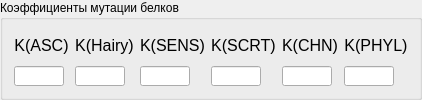
      <widget class="QGroupBox" name="groupBox_6">
       <property name="title">
        <string>Коэффициенты мутации белков</string>
       </property>
       <layout class="QGridLayout" name="gridLayout_2">
        <item row="0" column="4">
         <widget class="QLabel" name="label_12">
          <property name="maximumSize">
           <size>
            <width>500</width>
            <height>500</height>
           </size>
          </property>
          <property name="font">
           <font>
            <pointsize>12</pointsize>
           </font>
          </property>
          <property name="text">
           <string>K(CHN)</string>
          </property>
          <property name="alignment">
           <set>Qt::AlignCenter</set>
          </property>
         </widget>
        </item>
        <item row="0" column="3">
         <widget class="QLabel" name="label_11">
          <property name="maximumSize">
           <size>
            <width>500</width>
            <height>500</height>
           </size>
          </property>
          <property name="font">
           <font>
            <pointsize>12</pointsize>
           </font>
          </property>
          <property name="text">
           <string>K(SCRT)</string>
          </property>
          <property name="alignment">
           <set>Qt::AlignCenter</set>
          </property>
         </widget>
        </item>
        <item row="0" column="5">
         <widget class="QLabel" name="label_13">
          <property name="minimumSize">
           <size>
            <width>10</width>
            <height>19</height>
           </size>
          </property>
          <property name="font">
           <font>
            <pointsize>12</pointsize>
           </font>
          </property>
          <property name="text">
           <string>K(PHYL)</string>
          </property>
          <property name="alignment">
           <set>Qt::AlignCenter</set>
          </property>
         </widget>
        </item>
        <item row="1" column="1">
         <widget class="QLineEdit" name="lineEdit_ky">
          <property name="maximumSize">
           <size>
            <width>50</width>
            <height>20</height>
           </size>
          </property>
         </widget>
        </item>
        <item row="1" column="0">
         <widget class="QLineEdit" name="lineEdit_kx">
          <property name="maximumSize">
           <size>
            <width>50</width>
            <height>20</height>
           </size>
          </property>
         </widget>
        </item>
        <item row="1" column="3">
         <widget class="QLineEdit" name="lineEdit_ku">
          <property name="maximumSize">
           <size>
            <width>50</width>
            <height>20</height>
           </size>
          </property>
          <property name="alignment">
           <set>Qt::AlignLeading|Qt::AlignLeft|Qt::AlignVCenter</set>
          </property>
         </widget>
        </item>
        <item row="1" column="2">
         <widget class="QLineEdit" name="lineEdit_kz">
          <property name="maximumSize">
           <size>
            <width>50</width>
            <height>20</height>
           </size>
          </property>
         </widget>
        </item>
        <item row="0" column="0" alignment="Qt::AlignHCenter">
         <widget class="QLabel" name="label_8">
          <property name="sizePolicy">
           <sizepolicy hsizetype="Minimum" vsizetype="Minimum">
            <horstretch>0</horstretch>
            <verstretch>0</verstretch>
           </sizepolicy>
          </property>
          <property name="minimumSize">
           <size>
            <width>22</width>
            <height>16</height>
           </size>
          </property>
          <property name="maximumSize">
           <size>
            <width>500</width>
            <height>500</height>
           </size>
          </property>
          <property name="font">
           <font>
            <pointsize>12</pointsize>
           </font>
          </property>
          <property name="text">
           <string>K(ASC)</string>
          </property>
          <property name="alignment">
           <set>Qt::AlignCenter</set>
          </property>
         </widget>
        </item>
        <item row="0" column="1">
         <widget class="QLabel" name="label_9">
          <property name="font">
           <font>
            <pointsize>12</pointsize>
           </font>
          </property>
          <property name="text">
           <string>K(Hairy)</string>
          </property>
          <property name="alignment">
           <set>Qt::AlignCenter</set>
          </property>
         </widget>
        </item>
        <item row="0" column="2">
         <widget class="QLabel" name="label_10">
          <property name="maximumSize">
           <size>
            <width>500</width>
            <height>500</height>
           </size>
          </property>
          <property name="font">
           <font>
            <pointsize>12</pointsize>
           </font>
          </property>
          <property name="text">
           <string>K(SENS)</string>
          </property>
          <property name="alignment">
           <set>Qt::AlignCenter</set>
          </property>
         </widget>
        </item>
        <item row="1" column="4">
         <widget class="QLineEdit" name="lineEdit_kw">
          <property name="maximumSize">
           <size>
            <width>50</width>
            <height>20</height>
           </size>
          </property>
         </widget>
        </item>
        <item row="1" column="5">
         <widget class="QLineEdit" name="lineEdit_kp">
          <property name="maximumSize">
           <size>
            <width>50</width>
            <height>20</height>
           </size>
          </property>
         </widget>
        </item>
       </layout>
      </widget>
